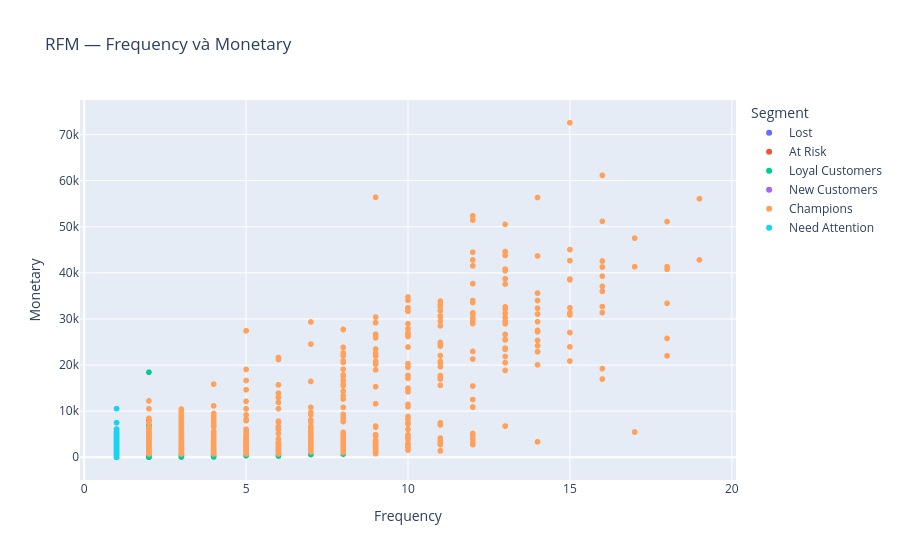

This figure's notebook cell:
### Code cell
px.scatter(rfm.sample(min(5000, len(rfm)), random_state=1), x='Frequency', y='Monetary', color='Segment', hover_data=['Country'], title='RFM — Frequency và Monetary')

### Figure 1 — Plotly figure (JSON) as saved in the notebook; plotly's stock layout.template omitted (floating-point values rounded to 4 significant figures; data arrays with more than 128 entries replaced by an {"elided": "..."} marker saying what was removed)
{"data": [{"customdata": {"elided": "668x1 str values"}, "hovertemplate": "Segment=Lost<br>Frequency=%{x}<br>Monetary=%{y}<br>Country=%{customdata[0]}<extra></extra>", "legendgroup": "Lost", "marker": {"color": "#636efa", "symbol": "circle"}, "mode": "markers", "name": "Lost", "showlegend": true, "type": "scattergl", "x": {"elided": "668 int values"}, "xaxis": "x", "y": {"elided": "668 float values"}, "yaxis": "y"}, {"customdata": {"elided": "901x1 str values"}, "hovertemplate": "Segment=At Risk<br>Frequency=%{x}<br>Monetary=%{y}<br>Country=%{customdata[0]}<extra></extra>", "legendgroup": "At Risk", "marker": {"color": "#EF553B", "symbol": "circle"}, "mode": "markers", "name": "At Risk", "showlegend": true, "type": "scattergl", "x": {"elided": "901 int values"}, "xaxis": "x", "y": {"elided": "901 float values"}, "yaxis": "y"}, {"customdata": {"elided": "1092x1 str values"}, "hovertemplate": "Segment=Loyal Customers<br>Frequency=%{x}<br>Monetary=%{y}<br>Country=%{customdata[0]}<extra></extra>", "legendgroup": "Loyal Customers", "marker": {"color": "#00cc96", "symbol": "circle"}, "mode": "markers", "name": "Loyal Customers", "showlegend": true, "type": "scattergl", "x": {"elided": "1092 int values"}, "xaxis": "x", "y": {"elided": "1092 float values"}, "yaxis": "y"}, {"customdata": {"elided": "454x1 str values"}, "hovertemplate": "Segment=New Customers<br>Frequency=%{x}<br>Monetary=%{y}<br>Country=%{customdata[0]}<extra></extra>", "legendgroup": "New Customers", "marker": {"color": "#ab63fa", "symbol": "circle"}, "mode": "markers", "name": "New Customers", "showlegend": true, "type": "scattergl", "x": {"elided": "454 int values"}, "xaxis": "x", "y": {"elided": "454 float values"}, "yaxis": "y"}, {"customdata": {"elided": "1010x1 str values"}, "hovertemplate": "Segment=Champions<br>Frequency=%{x}<br>Monetary=%{y}<br>Country=%{customdata[0]}<extra></extra>", "legendgroup": "Champions", "marker": {"color": "#FFA15A", "symbol": "circle"}, "mode": "markers", "name": "Champions", "showlegend": true, "type": "scattergl", "x": {"elided": "1010 int values"}, "xaxis": "x", "y": {"elided": "1010 float values"}, "yaxis": "y"}, {"customdata": {"elided": "875x1 str values"}, "hovertemplate": "Segment=Need Attention<br>Frequency=%{x}<br>Monetary=%{y}<br>Country=%{customdata[0]}<extra></extra>", "legendgroup": "Need Attention", "marker": {"color": "#19d3f3", "symbol": "circle"}, "mode": "markers", "name": "Need Attention", "showlegend": true, "type": "scattergl", "x": {"elided": "875 int values"}, "xaxis": "x", "y": {"elided": "875 float values"}, "yaxis": "y"}], "layout": {"legend": {"title": {"text": "Segment"}, "tracegroupgap": 0}, "title": {"text": "RFM — Frequency và Monetary"}, "xaxis": {"anchor": "y", "domain": [0, 1], "title": {"text": "Frequency"}}, "yaxis": {"anchor": "x", "domain": [0, 1], "title": {"text": "Monetary"}}}}
